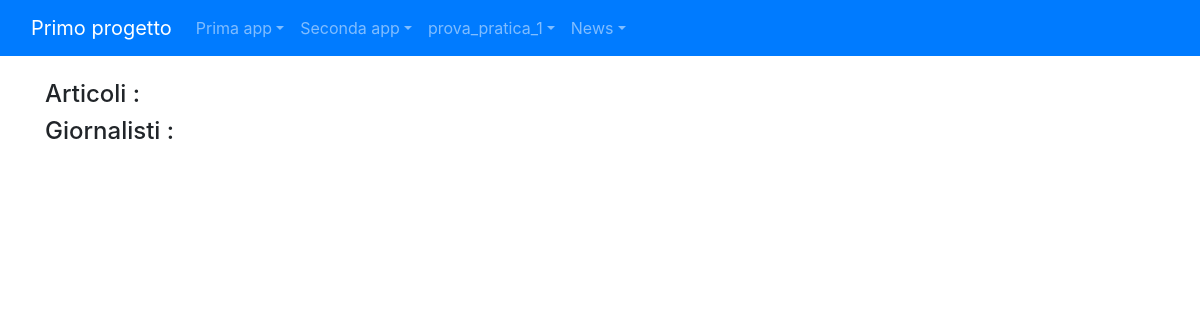
The page /news/ on the database as committed earlier.
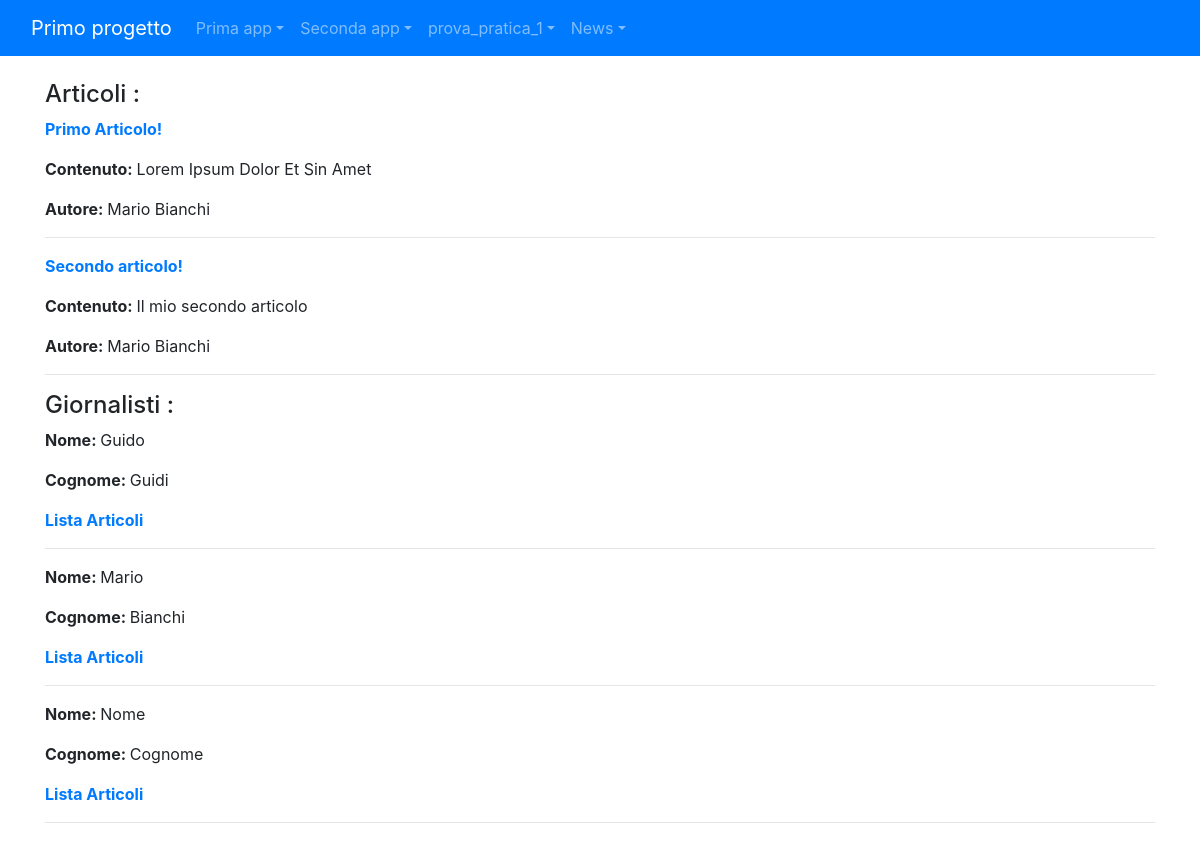
The same page on the database as committed later.
### news/models.py (models this page shows)
class Articolo(models.Model):
    titolo=models.CharField(max_length=200)
    contenuto=models.TextField()
    giornalista=models.ForeignKey(Giornalista, on_delete=models.CASCADE, related_name="articoli")
    data=models.DateField( blank=True)
    visualizzazioni=models.IntegerField(default=0,blank=True)
    def __str__(self):
        return self.titolo
    class Meta:
            verbose_name = "Articolo"
            verbose_name_plural = "Articoli"

class Giornalista(models.Model):
    nome=models.CharField(max_length=20)
    cognome=models.CharField(max_length=20)
    anno_di_nascita= models.DateField(blank=True)
    def __str__(self):
        return self.nome + " " +self.cognome
    class Meta:
        verbose_name = "Giornalista"
        verbose_name_plural = "Giornalisti"

### news/views.py (the view)
# urls.py: path('',home,name="homeview"),
def home(request):
    articoli=Articolo.objects.all()
    giornalisti= Giornalista.objects.all()
    context={"articoli": articoli, "giornalisti": giornalisti}
    print(context)
    return render(request, 'news/homepage.html',context)

### news/templates/news/homepage.html (shortened to what this page needs)
{% extends 'base.html'%}
{%block content%}
    <h4>Articoli :</h4>
    {% for articolo in articoli %}
        <p><strong><a href="{% url 'news:articolo_detail' pk=articolo.pk %}">{{ articolo.titolo }}</a></strong></p>
        <p><strong>Contenuto: </strong>{{ articolo.contenuto }}</p>
        <p><strong>Autore: </strong>{{ articolo.giornalista }}</p>
        <hr>
    {% endfor %}
    <h4>Giornalisti :</h4>
    {% for giornalista in giornalisti %}
        <p><strong>Nome: </strong>{{ giornalista.nome }}</p>
        <p><strong>Cognome: </strong>{{ giornalista.cognome }}</p>
        <p><strong><a href="{% url 'news:lista_articoli_giornalista' pk=giornalista.pk %}">Lista Articoli</a></strong></p>
        <hr>
    {% endfor %}
{%endblock content%}

Rows that differ between the two databases and show on the page:
added Articolo: titolo "Primo Articolo!", contenuto "Lorem Ipsum Dolor Et Sin Amet", giornalista "Mario Bianchi"
added Articolo: titolo "Secondo articolo!", contenuto "Il mio secondo articolo", giornalista "Mario Bianchi"
added Giornalista: nome "Guido", cognome "Guidi"
added Giornalista: nome "Mario", cognome "Bianchi"
added Giornalista: nome "Nome", cognome "Cognome"
